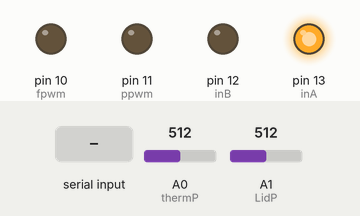
Simulated run of this sketch. Board: Arduino Uno, built with avr-gcc and run on an emulated ATmega328P. On the bench: output pins drawn as LEDs (lit = HIGH). The inputs (shaded band) are chosen by the test bench; at power-on: A0 (thermP) = 512, A1 (LidP) = 512.

Above: at 1.2 s.
1.3 s: A0 (thermP) set to 122
At 2.6 s:
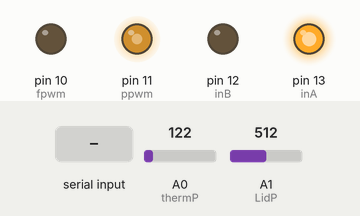
2.9 s: "pia\n" received over Serial
At 5.2 s:
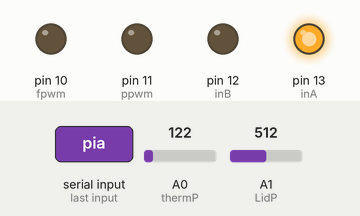
Timing chart, 0 to 6.7 s (numbered marks = the images above; inputs shaded):
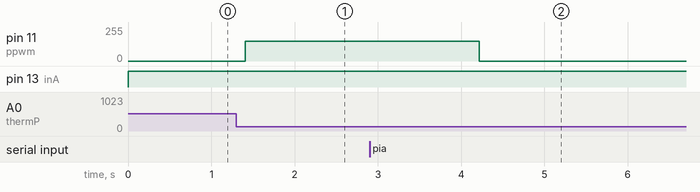

The sketch:

PCRControl.ino
```cpp
#include "TemperatureSensor.hpp"
#include "PIDv1.hpp"

// version is year.month.date.revision
#define SOFTWARE_VERSION "2024.6.17.4"

const int inA = 13; // pin connected to INA on VHN5019 ( current driver )
const int inB = 12; // pin connected to INB on VHN5019 ( current driver )
const int ppwm = 11; // pin connected to PWM on VHN5019
const int fpwm = 10; // pin connected to PWM on fan
const int thermP = A0; // pin connected to block thermal resistor network
const int LidP = A1; // pin for thermal resistor connected to lid
const int ssr = 9; // solid state relay signal

bool pPower = false; // software peltier on/off
bool lPower = false; // software lid on/off

int highClamp = 225; // PWM clamp for high temps
int lowClamp = 150; // PWM clamp for low temps

bool verboseState = false; // spam serial with state every loop?
bool verbosePID = false;  // spam serial with target and current temperature?

double peltierPWM = 0; // the PWM signal * current direction to be sent to current drivers for peltier
float avgTemp = 0; // last average for peltier temperature
int avgTempSampleSize = 15; // sample size for peltier temperature moving average

float avgPPWM = 0; // last average for peltier temperature
int avgPPWMSampleSize = 2; // sample size for peltier temperature moving average

double targetTemp = 0; // the temperature the system will try to move to, in degrees C
double currentPeltierTemp = 0; // the temperature currently read from the thermistor connected to thermP, in degrees C
double currentLidTemp = 0;

unsigned long startTime;

//===============================class creation and struct filling======================================
// filling in regression models with empirically determined coefficients
RegressionFit RedLOW = {79, 1.0266, -2.8129}; // linear regression coefficients for red sensor LOW range
RegressionFit RedHIGH = {79, 1.04932, -4.6107}; // linear regression coefficients for red sensor HIGH range
RegressionFit BlackLOW = {66.9, 1.04689, 2.85}; // linear regression coefficients for black sensor LOW range
RegressionFit BlackHIGH = {66.9, 1.22624, -9.15267}; // linear regression coefficients for black sensor HIGH range
// setup peltier temperature sensor
TemperatureSensor peltierT(thermP);
TemperatureSensor LidT(LidP); // setup for thermo resistor temp

// set up tuning models for PID controller
TuningStruct lowTune = {20, 0.02, 860}; // tuning for low range temps
TuningStruct highTune = {30, 0.015, 1000}; // tuning for high range temps (above 75°C)

PIDv1 LowController(lowTune, 0, lowClamp); // creating a PID controller to handle low temps
PIDv1 HighController(highTune, 0, highClamp); // creating a PID controller to handle high temps

//===============================function declarations======================================

// checks UART serial for any commands and executes them
 void handleSerialInput() {
  if (Serial.available() > 0) {
    String incomingCommand = Serial.readString();
    if (incomingCommand == "whoami\n") { // print out software ID
      Serial.print("FLC-PCR software version: ");
      Serial.print(SOFTWARE_VERSION);
      Serial.print("\n");
    }
    if (incomingCommand == "verbose\n") { // toggle sending curent temp, pwm and current lid temp every loop
      if (verboseState) {
        verboseState = false;
      } else {
        verboseState = true;
      }
    }
    if (incomingCommand == "pid\n") { // toggle sending target temp, curent temp and pwm every loop
      if (verbosePID) {
        verbosePID = false;
      } else {
        verbosePID = true;
      }
    }
    if (incomingCommand == "d\n") { // request a single sample of the curent temp, pwm and lid temp
      // request system data
      Serial.print(avgTemp);
      Serial.print(" ");
      Serial.print(avgPPWM);
      Serial.print(" ");
      Serial.print(currentLidTemp);
      Serial.print("\n");
    }
    if (incomingCommand == "state\n") { // check weather or not the pieltiers are on or off
      Serial.print(pPower);
      Serial.print("\n");
    }
    if (incomingCommand == "offl\n") { // turn off lid
      lPower = false;
    } else if (incomingCommand == "offp\n") { // turn off pieltiers
      pPower = false;
    } else if (incomingCommand == "off\n") { // turn off both lid and pieltiers
      pPower = false;
      lPower = false;
    }
    if (incomingCommand == "onl\n") { // turn on the lid
      lPower = true;
    } else if (incomingCommand == "onp\n") { // turn on the pieltiers
      pPower = true;
      LowController.reset();
      HighController.reset();
    } else if (incomingCommand == "on\n") { // turn on both lid and pieltiers
     LowController.reset();
    HighController.reset();
      pPower = true;
      lPower = true;
    }
    if (incomingCommand.substring(0,2) == "pt") { // set pieltier temperature
      LowController.reset();
      HighController.reset();
      targetTemp = incomingCommand.substring(2).toFloat();
    }
    if (incomingCommand.substring(0,3) == "pia") { // set size of pieltier temperature low pass filter
      avgTempSampleSize = incomingCommand.substring(3).toInt();
    }
    if (incomingCommand.substring(0,3) == "poa") { // set size of pwm low pass filter
      avgPPWMSampleSize = incomingCommand.substring(3).toInt();
    }
  }
}

// function to acquire, calibrate and average raw temperatures
void TempAcquisition() {
  // getting and calibrating from black (lid) sensor
  if (targetTemp >= BlackHIGH.breakpoint) {
    currentLidTemp = BlackHIGH.slope * LidT.getTemp() + BlackHIGH.intercept;
  } else {
    currentLidTemp = BlackLOW.slope * LidT.getTemp() + BlackLOW.intercept;
  }
  // getting and calibrating from red (peltier) sensor
  if (targetTemp >= RedHIGH.breakpoint) {
    currentPeltierTemp = RedHIGH.slope * peltierT.getTemp() + RedHIGH.intercept;
  } else {
    currentPeltierTemp = RedLOW.slope * peltierT.getTemp() + RedLOW.intercept;
  }

  if (isnan(currentPeltierTemp) || isinf(currentPeltierTemp)) { // reset nan and inf values
    currentPeltierTemp = avgTemp;
  }
  avgTemp = ((avgTempSampleSize - 1) * avgTemp + currentPeltierTemp) / avgTempSampleSize; // moving average of peltier temp
}

// loop to convert PID PWM output to peltier
void PeltierControl(int PWM, float temp) {
  if (temp >= 100) {
    analogWrite(ppwm, 0); // shouldn't need any temps higher than 100
  } else {
    digitalWrite(inA, HIGH);
    digitalWrite(inB, LOW);
    analogWrite(ppwm, abs(PWM));
  }
}

// control lid, simple conditional statement turns it off if over 70°C
void LidControl(float PPWM) {
  if (lPower) {
    if (PPWM < 100) {
      digitalWrite(ssr, HIGH);
    } else {
      digitalWrite(ssr, LOW);
    }
  } else {
    digitalWrite(ssr, LOW);
  }
}

// loop to conditionally determine the appropriate PID to use based on target temperature
float ChoosePID(int targetTemp) {
  if (targetTemp >= 80) {
    return HighController.calculate(targetTemp, avgTemp);
  } else {
    return LowController.calculate(targetTemp, avgTemp);
  }
}

//======================================================================================================================

void setup() {
  startTime = millis();
  // setup serial
  Serial.begin(115200);
  while (!Serial) {
    ; // wait for serial port to connect. Needed for native USB port only
  }
  // setup pins
  pinMode(inA, OUTPUT);
  pinMode(inB, OUTPUT);
  pinMode(ppwm, OUTPUT);
  pinMode(fpwm, OUTPUT);
  pinMode(thermP, INPUT);
  pinMode(LidP, INPUT);
  pinMode(ssr, OUTPUT);
  // set initial pin state to off
  digitalWrite(inA, LOW);
  digitalWrite(inB, LOW);
  analogWrite(ppwm, 0);
  analogWrite(fpwm, 0);
  digitalWrite(ssr, LOW);
}

void loop() {
  handleSerialInput();
  TempAcquisition();
  peltierPWM = ChoosePID(targetTemp); // chooses a PID controller based on the target temp.

  // print out verbose data to serial if set
    // print out verbose data to serial if set
  if (verboseState) {
    Serial.print(avgTemp);
    Serial.print(" ");
    Serial.print(avgPPWM);
    Serial.print(" ");
    Serial.print(currentLidTemp);
    Serial.print("\n");
  }
  if (verbosePID) {
    Serial.print(avgTemp);
    Serial.print(" ");
    Serial.print(targetTemp);
    Serial.print(" ");
    Serial.print(avgPPWM);
    Serial.print("\n");
  }
  LidControl(peltierPWM);
  PeltierControl(peltierPWM, avgTemp);
  delay(200);
}
```

PIDv1.hpp
```cpp
#include <Arduino.h>
// a stripped down simple PID controller for debugging purposes
struct TuningStruct{
  float kp;
  float ki;
  float kd;
};

class PIDv1{
private:
float kp;
float ki;
float kd;
int highClamp;
int lowClamp;
float error=0, previousError = 0;
float P,I,D;
int output =0;


public:
PIDv1 (TuningStruct tuning, int minOutput, int maxOutput){
  highClamp = maxOutput;
  lowClamp = minOutput;
  kp = tuning.kp;
  ki = tuning.ki;
  kd = tuning.kd;
}


// function to calculate the PID stuff
int calculate(double targetTemp, double currentTemp){
  error = (targetTemp)-currentTemp;
  P = error;
  I +=error;
  D = error-previousError;
  previousError=error;
  float rawOutput = kp*P+ki*I+kd*D;
  if (rawOutput > highClamp) {
    rawOutput = highClamp;
  } else if (rawOutput < lowClamp) {
    rawOutput = lowClamp;
  }
    // Anti-windup: only integrate if the output is not at the bounds
  if (rawOutput >= highClamp || rawOutput <= lowClamp) {
      I -= error;
  }
  output = static_cast<int>(rawOutput);
  return output;
}
void reset(){
  P=0;
  I=0;
  D=0;
}

};
```

PIDv3.cpp
```cpp
#include "PIDv3.h"
// next iteration of PID controller to go here
PIDv3::PIDv3(const PIDtuning* pGainSchedule, int minOutput, int maxOutput):
  ipGainSchedule(pGainSchedule),
  iMinOutput(minOutput),
  iMaxOutput(maxOutput),
  iIntegrator(0),
  iPreviousError(0){
  }
//===========================================================================================
double PIDv3::Compute(double target, double currentValue){
  // calculate output values for PID loop
  const PIDtuning* pPIDtuning = DetermineGainSchedule(target);
  double error = target - currentValue;

  //perform basic PID calculation
  double pTerm = error;
  double iTerm = iIntegrator + error;
  double dTerm = error - iPreviousError;
  double output = (pPIDtuning->kP * pTerm) + (pPIDtuning->kI * iTerm) + (pPIDtuning->kD * dTerm);

  //reset integrator if pTerm maxed out in drivable direction
  if ((iMaxOutput && pTerm * pPIDtuning->kP > iMaxOutput) ||
   (iMinOutput && pTerm * pPIDtuning->kP < iMinOutput)) {
    iIntegrator = 0;
  //accumulate integrator if output not maxed out in drivable direction
  } else if ((iMinOutput == 0 || output > iMinOutput) &&
             (iMaxOutput == 0 || output < iMaxOutput)) {
    iIntegrator += error;
  }

  //latch integrator and output value to controllable range
  LatchValue(&iIntegrator, iMinOutput, iMaxOutput);
  LatchValue(&output,iMinOutput,iMaxOutput);

  //update values for next derivative computation
  iPreviousError = error;

  return output;
}
//======================================================================================
const PIDtuning* PIDv3::DetermineGainSchedule(double target) {
  const PIDtuning* pGainScheduleItem = ipGainSchedule;

  while (target > pGainScheduleItem->maxValueInclusive)
    pGainScheduleItem++;

  return pGainScheduleItem;
}
//======================================================================================
void PIDv3::LatchValue(double* pValue, double minValue, double maxValue) {
  if (*pValue < minValue)
    *pValue = minValue;
  else if (*pValue > maxValue)
    *pValue = maxValue;
}
//======================================================================================
void PIDv3::reset(){
  iIntegrator = 0;
}
```

PIDv3.h
```cpp
struct PIDtuning{
  int maxValueInclusive;
  double kP;
  double kI;
  double kD;
};

class PIDv3{
  public:
  PIDv3(const PIDtuning* pGainSchedule, int minOuptut, int maxOutput);

  double GetIntegrator(){ return iIntegrator;}

  double Compute(double target, double currentValue);

  void reset();

  private:
    // adjusts tuning
    const PIDtuning* DetermineGainSchedule(double target);
    // clamping function
    void LatchValue(double* pvalue, double minValue, double maxValue);

private:
  const PIDtuning* ipGainSchedule;
  int iMinOutput, iMaxOutput;
  double iPreviousError;
  double iIntegrator;
};
```

TemperatureSensor.hpp
```cpp
// for creating a temperature sensor
// see elegooThermalResistorSch.png for wireing
#include <arduinoSTL.h>
// struct to store multiple linear regression fits
struct RegressionFit
{
  double breakpoint;
  double slope;
  double intercept;
};
// Class for thermistor temperature sensors
class TemperatureSensor {
  private:
  int pin;
  public:
  TemperatureSensor(int iPin) {
    pin = iPin; // the pin that conected to the tempature network
  }

  float getTemp() { // returns the tempature from thermoristor connected to thermP in degrees C, includes noise reduction
    int tempReading = analogRead(pin);
    double tempK = log(6600 * ((1024.0 / tempReading - 1)));
    tempK = 1 / (0.001129148 + (0.000234125 + (0.0000000876741 * tempK * tempK )) * tempK ); // kelvin
    return (tempK - 273.15); // convert kelvin to celcius
  }

};
```

Measured:
- after the input at 1.3 s, pin 11 (ppwm): 0/255 → 150/255 after 0.11 s
- after the input at 2.9 s, pin 11 (ppwm): 150/255 → 0/255 after 1.3 s
